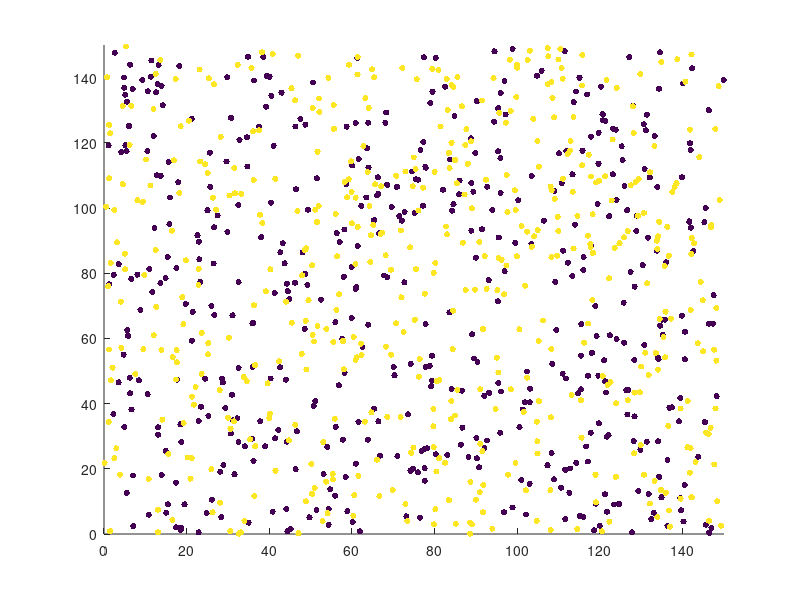

This chart was generated by the following MATLAB code: (Note: this script raises an error after producing the figure.)
clear all
close all

h = figure;
axis tight manual % this ensures that getframe() returns a consistent size
filename = 'testAnimated2d.gif';

totEn=0;
dE=0;
iterations=0;

L=150;%Length
me=9.10938356*10^-31;%Mass of electron
mp=1.6726219*10^-27;%mass of proton
e=1.60217662*10^-19;%electron charge
e0=8.854*10^-12;%Epsilon Naught
k=1.38064852*10^-23;%Boltzman
DT=.01;%DeltaT
NT=1500;%Iterations
NTOUT=25;%Not used???
NG=10;%Number of Grid Points
N=1000;%Number of Particles
WP=1;
QM=N*e;
V0=0.2;
VXT=0.0;
VYT=0.0;
XP1=1;
YP1=1;
VX1=0.0;
VY1=0.0;
mode=1;
Q=N*e/L^2%WP^2/(QM*N/L);
rho_back=0%Q*N/L^2;
dx=L/NG;%Delta X
BoundIter=10;
acc=1;



%color
col=[linspace(1,1,N/2) linspace(10,10,N/2)];

% initial loading for the 2 Stream instability
%xp=linspace(0,L-L/N,N)';
%xp=linspace(0,L/2,N)';
xp=L*rand(N,1);
%yp=linspace(0,L-L/N,N)';
%yp=L*rand(N,1)/2;
yp=L*rand(N,1);

Con=1;
Temp=10^-31;
randvtot=(-2*log((1-rand(N,1)))/Con).^.5;
randang=2*pi*rand(N,1);
vxp=0%randvtot.*cos(randang);
vyp=0%randvtot.*sin(randang);
pm=[1:N]';
pm=1-2*mod(pm,2);
vxp=vxp;%+pm.*V0;
vyp=vyp;%+pm.*V0;
% Perturbation
vxp=vxp+VX1*sin(2*pi*xp/L*mode);
vyp=vyp+VY1*sin(2*pi*yp/L*mode);

n=0;
for n=1:N
    if n==1
        massmat=[me];
    elseif n<N/2+1
        massmat=[massmat me];
    else
        massmat=[massmat mp];
    end
end

p=1:N;p=[p p;p p];
v=acc*ones(NG^2,1);
v1=ones(NG^2,1);
Poisson=-4*diag(v1)+diag(v(1:NG^2-1),1)+diag(v(1:NG^2-1),-1)+diag(v(1:NG^2-NG),-NG)+diag(v(1:NG^2-NG),NG);


i=1;

for i=1:(NG-1)
    Poisson=Poisson-full(sparse(NG*i,NG*i+1,acc,NG^2,NG^2))-full(sparse(NG*i+1,NG*i,acc,NG^2,NG^2));
end
InvPoi=inv(Poisson);

% Main computational cycle
for it=1:NT
% update xp
scatter(xp,yp,20,col,'filled') 
axis([0 L 0 L])




%hold off;

%Cone=me/k/Temp;
%Conp=mp/k/Temp;
%xtemp=[0:.04:2];
%ytemp=N*.04*Cone*xtemp.*exp(-Cone*xtemp.^2/2);
%vtot=[(vxp(1:N).^2+vyp(1:N).^2).^.5;4]
%histogram([vtot;.4],100)
%axis([0 2 0 N/5])
%hold on;
%plot(xtemp,ytemp)
    drawnow 
      % Capture the plot as an image 
      frame = getframe(h); 
      im = frame2im(frame); 
      [imind,cm] = rgb2ind(im,256); 
      % Write to the GIF File 
      if it == 1 
          imwrite(imind,cm,filename,'gif', 'Loopcount',inf); 
      else 
          imwrite(imind,cm,filename,'gif','WriteMode','append'); 
      end 
xp=xp+vxp*DT;
yp=yp+vyp*DT;
% apply bc on the particle positions
n=1;
for n=1:BoundIter
out=(xp<0);
j=find(out);
if isempty(j)==0
    weight(:,:,j)=[];
end
xp(out)=[];
yp(out)=[];
vxp(out)=[];
vyp(out)=[];
massmat(out)=[];
col(out)=[];
N=N-sum(out,'all');

out=(xp>=L);
j=find(out);
if isempty(j)==0
    weight(:,:,j)=[];
end
xp(out)=[];
yp(out)=[];
vxp(out)=[];
vyp(out)=[];
massmat(out)=[];
col(out)=[];
N=N-sum(out,'all');

out=(yp<0); 
j=find(out);
if isempty(j)==0
    weight(:,:,j)=[];
end
xp(out)=[];
yp(out)=[];
vxp(out)=[];
vyp(out)=[];
massmat(out)=[];
col(out)=[];
N=N-sum(out,'all');

out=(yp>=L);
j=find(out);
if isempty(j)==0
    weight(:,:,j)=[];
end
xp(out)=[];
yp(out)=[];
vxp(out)=[];
vyp(out)=[];
massmat(out)=[];
col(out)=[];
N=N-sum(out,'all');
end
% projection p->g
g1=cat(2,ceil(xp/dx-.5),ceil(yp/dx-.5));%put on grid points
g=[g1;g1+1];%put on grid points
%fraz1=1-abs(xp/dx-g1+.5);%weighting
%fraz=[fraz1;1-fraz1]%weighting
fraz1=((1-abs(xp/dx-g1(1:N,1)+.5))'*diag((1-abs(yp/dx-g1(1:N,2)+.5))'))';
fraz2=((abs(xp/dx-g1(1:N,1)+.5))'*diag((1-abs(yp/dx-g1(1:N,2)+.5))'))';
fraz3=((1-abs(xp/dx-g1(1:N,1)+.5))'*diag((abs(yp/dx-g1(1:N,2)+.5))'))';
fraz4=((abs(xp/dx-g1(1:N,1)+.5))'*diag((abs(yp/dx-g1(1:N,2)+.5))'))';
fraz=[fraz1 fraz2;fraz3 fraz4];

% apply bc on the projection
n=1;
for n=1:BoundIter
out=(g<1);
g(out)=g(out)+NG;
out=(g>NG);
g(out)=g(out)-NG;
n=n+1;
end

n=1;
for n=1:N
    if n==1
        weight=full(sparse([g(1,1) g(1,1) g(1+N,1) g(1+N,1)],[g(1,2) g(1+N,2) g(1,2) g(1+N,2)],[fraz(1,1) fraz(1+N,1) fraz(1,2) fraz(1+N,2)] ,NG,NG));%matrix stating weights of each particle on each grid point
    else
        weight=cat(3,weight,full(sparse([g(n,1) g(n,1) g(n+N,1) g(n+N,1)],[g(n,2) g(n+N,2) g(n,2) g(n+N,2)],[fraz(n,1) fraz(n+N,1) fraz(n,2) fraz(n+N,2)] ,NG,NG)));%matrix stating weights of each particle on each grid point
    end
    n=n+1;
end


rho=-((e)*sum(weight(:,:,1:N/2),3))'+((e)*sum(weight(:,:,N/2+1:N),3))'+rho_back;%rho of each grid point
n=1;
for n=1:NG
    if n==1
        rho1=rho(1:NG,1);
    else
        rho1=cat(1,rho1,rho(1:NG,n));
    end
    n=n+1;
end
%test=sum(rho1,'all')

% computing fields
Phi=InvPoi*(-rho1(1:NG^2)*dx^2)/e0;
n=1;
for n=1:NG
    if n==1
        Phi1=Phi(1:NG);
    else
        Phi1=cat(2,Phi1,Phi((n-1)*NG+1:n*NG));
    end
    n=n+1;
end
%Electric Field in x direciton
n=1;
for n=1:NG^2
    if n==1
        Ex=[(Phi(1+NG)-Phi(NG^2-NG+1))/(2*dx)];
    else
        in1=n+NG;
        in2=n-NG;
        if in1>NG^2
            in1=in1-NG^2;
        end
        if in2<1
            in2=in2+NG^2;
        end
        Ex=[Ex;(Phi(in1)-Phi(in2))/(2*dx)];
    end
    n=n+1;
end
n=1;
for n=1:NG
    if n==1
        Ex1=Ex(1:NG);
    else
        Ex1=cat(2,Ex1,Ex((n-1)*NG+1:n*NG));
    end
    n=n+1;
end


%Electric Field in Y Direction
n=1;
for n=1:NG^2
    if n==1
        Ey=[(Phi(2)-Phi(NG))/(2*dx)];
    else
        in1=n+1;
        in2=n-1;
        if mod(in1,NG)==1
            in1=in1-NG;
        end
        if mod(in2,NG)==0
            in2=in2+NG;
        end
        Ey=[Ey;(Phi(in1)-Phi(in2))/(2*dx)];
    end
    n=n+1;
end
n=1;
for n=1:NG
    if n==1
        Ey1=Ey(1:NG);
    else
        Ey1=cat(2,Ey1,Ey((n-1)*NG+1:n*NG));
    end
    n=n+1;
end

% projection q->p and update of vp
n=1;

for n=1:N
    if massmat(n)==me
        vxp(n)=vxp(n)+sum(weight(:,:,n).*Ex1','all')*e*DT/me;
    else
        vxp(n)=vxp(n)-sum(weight(:,:,n).*Ex1','all')*e*DT/mp;
    end
    n=n+1;
end
n=1;
for n=1:N
    if massmat(n)==me
        vyp(n)=vyp(n)+sum(weight(:,:,n).*Ey1','all')*e*DT/me;
    else
        vyp(n)=vyp(n)-sum(weight(:,:,n).*Ey1','all')*e*DT/mp;
    end
    n=n+1;
end

%Momentum test
xmom=massmat*vxp
ymom=massmat*vyp

%Energy test

dE=[dE;.5*massmat*(vxp.^2+vyp.^2)+.5*e0*sum(Ex1.^2+Ey1.^2,'all')-totEn];
totEn=.5*massmat*(vxp.^2+vyp.^2)+.5*e0*sum(Ex1.^2+Ey1.^2,'all')
Temp=massmat*(vxp.^2+vyp.^2)/N/2/k
iterations=iterations+1;
end